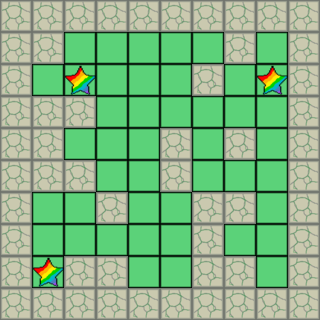

Below is a game level as drawn by its tile map, then a one-line description and the .tmx file that defines it, in full:
An orthogonal 10x10 tile map with 32x32 px tiles, 3 tile layers (Floor, Wall, Checkpoint), 5 tilesets and 4 objects (3x Box, Player).

<map version="1.10" tiledversion="1.11.2" orientation="orthogonal" renderorder="right-down" width="10" height="10" tilewidth="32" tileheight="32" infinite="0" nextlayerid="6" nextobjectid="5">
 <tileset firstgid="1" source="grass.tsx" />
 <tileset firstgid="7" source="wall.tsx" />
 <tileset firstgid="8" source="charactor.tsx" />
 <tileset firstgid="9" source="box.tsx" />
 <tileset firstgid="10" source="star.tsx" />
 <layer id="1" name="Floor" width="10" height="10">
  <data encoding="csv">
0,0,0,0,0,0,0,0,0,0,
0,0,1,1,1,1,1,0,1,0,
0,1,1,1,1,1,0,1,1,0,
0,0,0,1,1,1,1,1,1,0,
0,0,1,1,1,0,1,0,1,0,
0,0,0,1,1,0,1,1,1,0,
0,1,1,0,1,1,0,0,1,0,
0,1,1,1,1,1,0,1,1,0,
0,1,0,0,1,1,0,0,1,0,
0,0,0,0,0,0,0,0,0,0
</data>
 </layer>
 <layer id="2" name="Wall" width="10" height="10">
  <data encoding="csv">
7,7,7,7,7,7,7,7,7,7,
7,7,0,0,0,0,0,7,0,7,
7,0,0,0,0,0,7,0,0,7,
7,7,7,0,0,0,0,0,0,7,
7,7,0,0,0,7,0,7,0,7,
7,7,7,0,0,7,0,0,0,7,
7,0,0,7,0,0,7,7,0,7,
7,0,0,0,0,0,7,0,0,7,
7,0,7,7,0,0,7,7,0,7,
7,7,7,7,7,7,7,7,7,7
</data>
 </layer>
 <objectgroup id="3" name="Player">
  <object id="1" name="Player" gid="8" x="128" y="160" width="32" height="32" />
 </objectgroup>
 <objectgroup id="4" name="Box">
  <object id="2" name="Box" gid="9" x="96" y="128" width="32" height="32" />
  <object id="3" name="Box" gid="9" x="160" y="128" width="32" height="32" />
  <object id="4" name="Box" gid="9" x="128" y="224" width="32" height="32" />
 </objectgroup>
 <layer id="5" name="Checkpoint" width="10" height="10">
  <data encoding="csv">
0,0,0,0,0,0,0,0,0,0,
0,0,0,0,0,0,0,0,0,0,
0,0,10,0,0,0,0,0,10,0,
0,0,0,0,0,0,0,0,0,0,
0,0,0,0,0,0,0,0,0,0,
0,0,0,0,0,0,0,0,0,0,
0,0,0,0,0,0,0,0,0,0,
0,0,0,0,0,0,0,0,0,0,
0,10,0,0,0,0,0,0,0,0,
0,0,0,0,0,0,0,0,0,0
</data>
 </layer>
</map>
